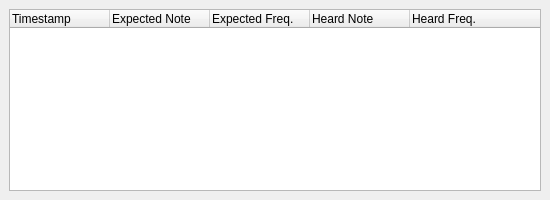
<?xml version="1.0" encoding="UTF-8"?>
<ui version="4.0">
 <class>NoteDebuggerWindow</class>
 <widget class="QMainWindow" name="NoteDebuggerWindow">
  <property name="geometry">
   <rect>
    <x>0</x>
    <y>0</y>
    <width>550</width>
    <height>200</height>
   </rect>
  </property>
  <property name="minimumSize">
   <size>
    <width>400</width>
    <height>200</height>
   </size>
  </property>
  <property name="maximumSize">
   <size>
    <width>16777215</width>
    <height>16777215</height>
   </size>
  </property>
  <property name="windowTitle">
   <string>Note Debugger</string>
  </property>
  <widget class="QWidget" name="centralwidget">
   <layout class="QVBoxLayout" name="verticalLayout_2">
    <item>
     <layout class="QVBoxLayout" name="note_debugger_layout">
      <item>
       <widget class="QTreeWidget" name="note_debugger_display">
        <property name="rootIsDecorated">
         <bool>false</bool>
        </property>
        <column>
         <property name="text">
          <string>Timestamp</string>
         </property>
        </column>
        <column>
         <property name="text">
          <string>Expected Note</string>
         </property>
        </column>
        <column>
         <property name="text">
          <string>Expected Freq.</string>
         </property>
        </column>
        <column>
         <property name="text">
          <string>Heard Note</string>
         </property>
        </column>
        <column>
         <property name="text">
          <string>Heard Freq.</string>
         </property>
        </column>
       </widget>
      </item>
     </layout>
    </item>
   </layout>
  </widget>
 </widget>
 <resources/>
 <connections/>
</ui>
